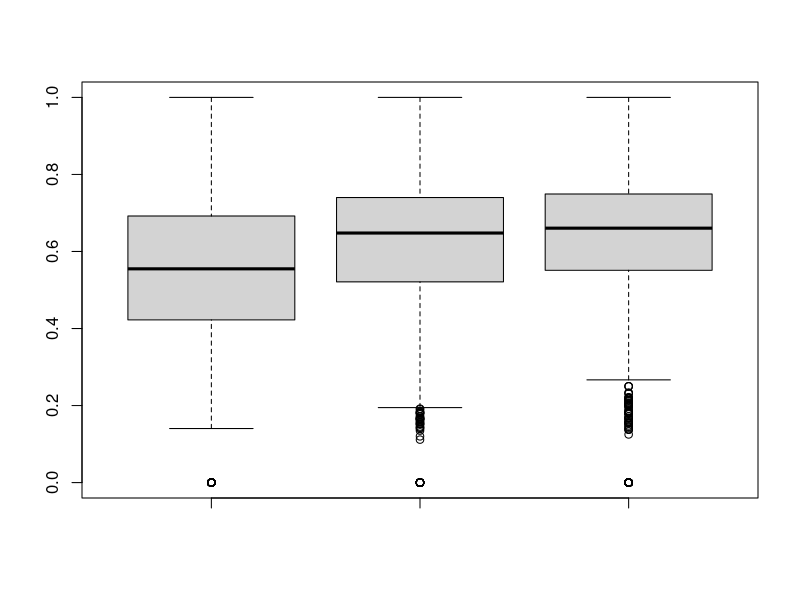
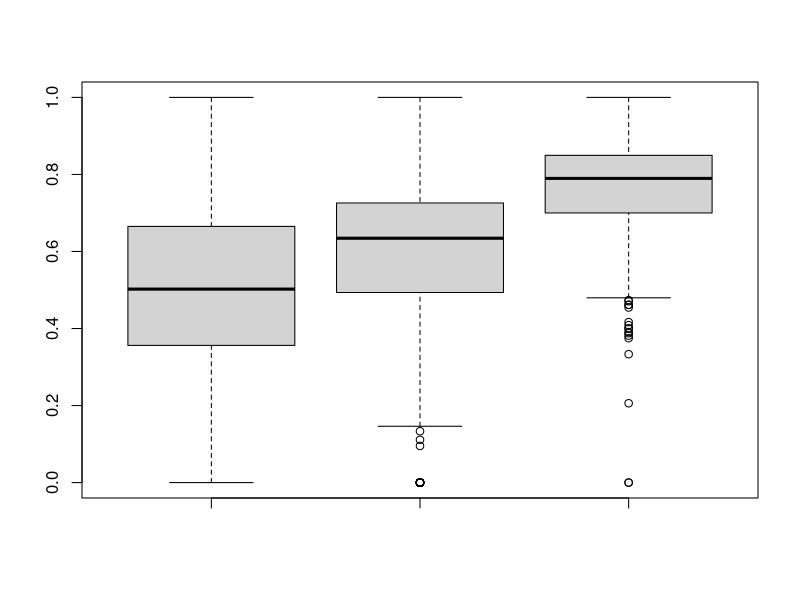
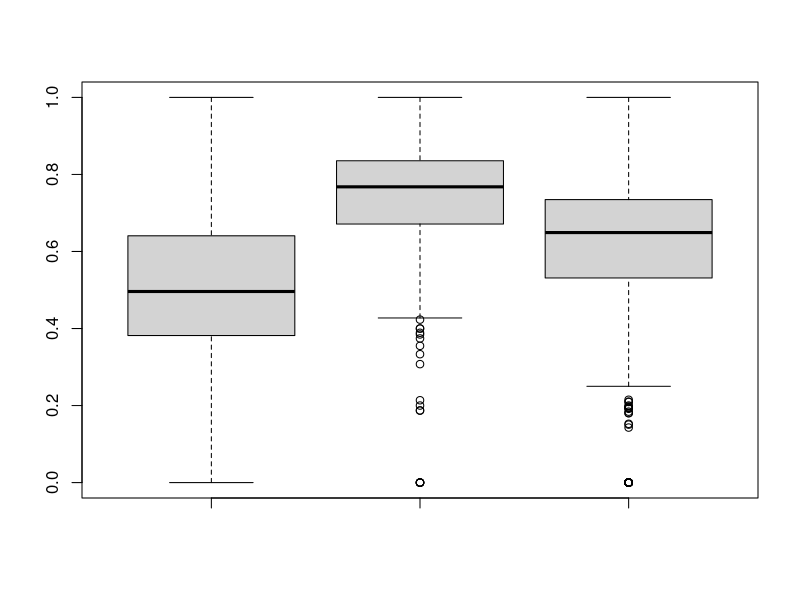
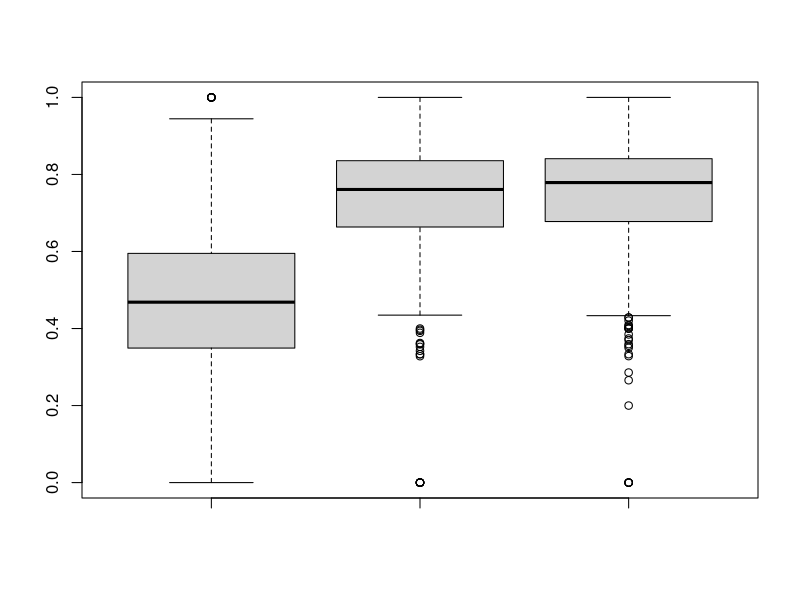
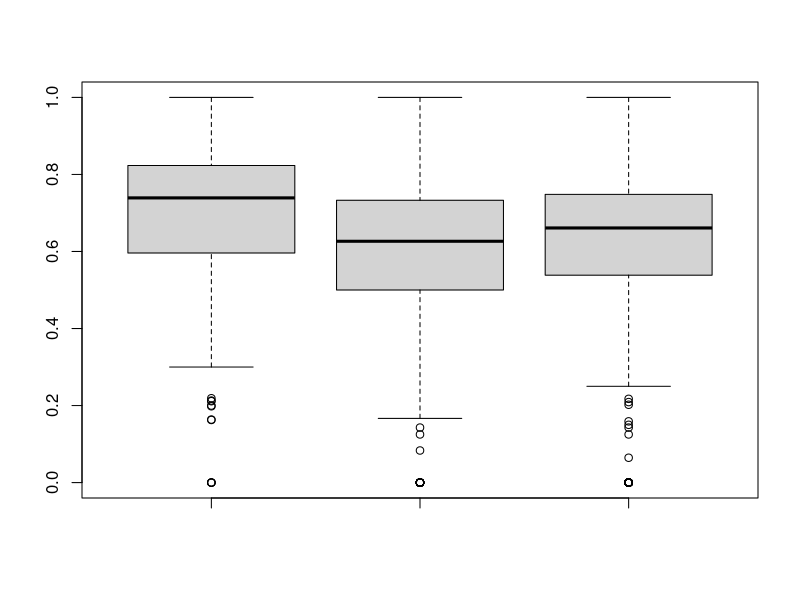
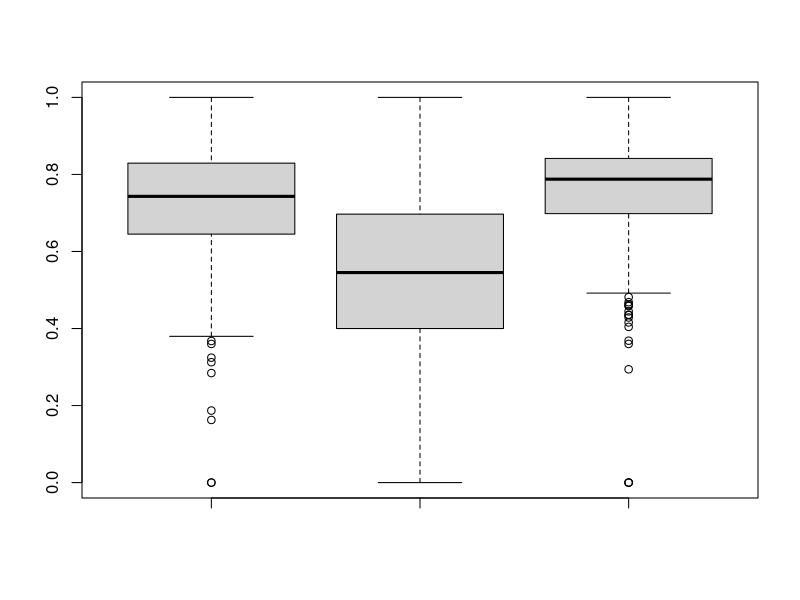
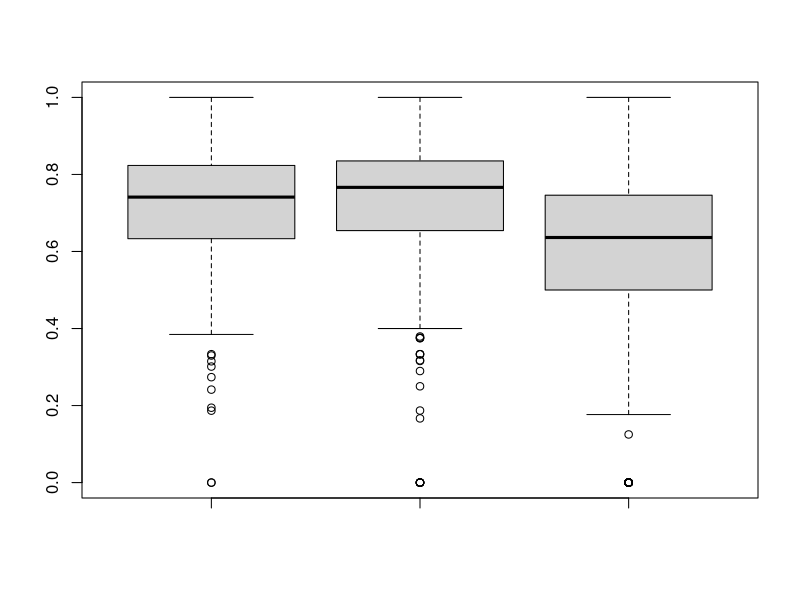
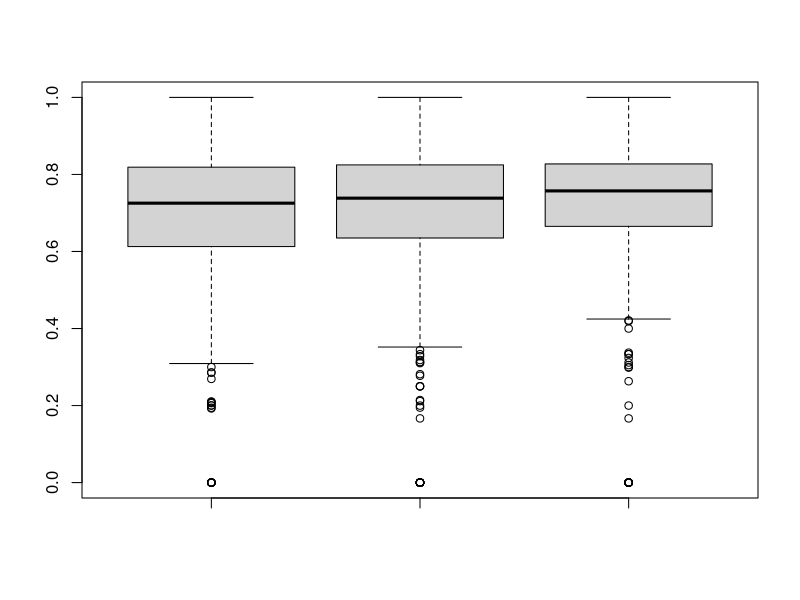

Reproduce these figures in R, in order.
########################
## SANER2015 RQ2
## @author:Yuki Ueda
## @createdOn:2015/10/20
########################


### Set data
num <- data.frame() # Init

# Input csv
num <- read.csv("CSVdata_oss/numOfPatchsets_os_3.csv"
                 ,sep=",", header=TRUE)

### number of patchset's voting(+1, -1) is 1
index_1 <- list(data.frame(), data.frame(), data.frame()) # first vote is like or dislike
index_2 <- list(index_1, index_1) # second vote is like or dislike
index_3 <- list(index_2, index_2)
index <- list(index_3,index_3)

for(i in 1:nrow(num)){
  Id = num$ReviewId[i]
  CIndex = num$CommentIndex[i]      # CommentIndex
  if(CIndex==1){
    if(num$VotingScore[i] == 1){
      vote1 = 1
    }else{
      vote1 = 2
    }
    next
  }else if(CIndex==2){
    if(num$VotingScore[i] == 1){
      vote2 = 1
    }else{
      vote2 = 2
    }
    next
  }

  if(num$VotingScore[i] == 1){
    vote3 = 1
  }else{
    vote3 = 2
  }

  index[[vote1]][[vote2]][[vote3]][[1]] <- rbind(index[[vote1]][[vote2]][[vote3]][[1]], num[i-2,])
  index[[vote1]][[vote2]][[vote3]][[2]] <- rbind(index[[vote1]][[vote2]][[vote3]][[2]], num[i-1,])
  index[[vote1]][[vote2]][[vote3]][[3]] <- rbind(index[[vote1]][[vote2]][[vote3]][[3]], num[i,])
}

# Output to PDF file
for(i in index){
  for(j in i){ # first Comment
    for(k in j){ # second Comment
      value1 = k[[1]]$CurrentPar
      value2 = k[[2]]$CurrentPar
      value3 = k[[3]]$CurrentPar
      name = paste("OS_3_", k[[1]]$VotingScore[1], k[[2]]$VotingScore[1], k[[3]]$VotingScore[1], "_",length(value1),sep = "")
      pdf(paste("OSS_pdf/",name,".pdf",sep=""))
      boxplot(value1, value2,  value3, ylim=c(0,1))
      print(name)
    }
  }
}
